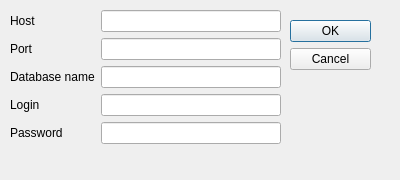
<?xml version="1.0" encoding="UTF-8"?>
<ui version="4.0">
 <class>Dialog</class>
 <widget class="QDialog" name="Dialog">
  <property name="geometry">
   <rect>
    <x>0</x>
    <y>0</y>
    <width>400</width>
    <height>180</height>
   </rect>
  </property>
  <property name="windowTitle">
   <string>Dialog</string>
  </property>
  <widget class="QDialogButtonBox" name="buttonBox">
   <property name="geometry">
    <rect>
     <x>290</x>
     <y>20</y>
     <width>81</width>
     <height>241</height>
    </rect>
   </property>
   <property name="orientation">
    <enum>Qt::Vertical</enum>
   </property>
   <property name="standardButtons">
    <set>QDialogButtonBox::Cancel|QDialogButtonBox::Ok</set>
   </property>
  </widget>
  <widget class="QWidget" name="layoutWidget">
   <property name="geometry">
    <rect>
     <x>10</x>
     <y>10</y>
     <width>271</width>
     <height>162</height>
    </rect>
   </property>
   <layout class="QFormLayout" name="formLayout">
    <item row="1" column="0">
     <widget class="QLabel" name="HostLabel">
      <property name="text">
       <string>Host</string>
      </property>
     </widget>
    </item>
    <item row="2" column="0">
     <widget class="QLabel" name="PortLabel">
      <property name="text">
       <string>Port</string>
      </property>
     </widget>
    </item>
    <item row="2" column="1">
     <widget class="QLineEdit" name="PortLineEdit"/>
    </item>
    <item row="3" column="0">
     <widget class="QLabel" name="DBLabel">
      <property name="text">
       <string>Database name</string>
      </property>
     </widget>
    </item>
    <item row="3" column="1">
     <widget class="QLineEdit" name="DBLineEdit"/>
    </item>
    <item row="5" column="0">
     <widget class="QLabel" name="LoginLabel">
      <property name="text">
       <string>Login</string>
      </property>
     </widget>
    </item>
    <item row="5" column="1">
     <widget class="QLineEdit" name="LoginLineEdit"/>
    </item>
    <item row="6" column="0">
     <widget class="QLabel" name="PasswordLabel">
      <property name="text">
       <string>Password</string>
      </property>
     </widget>
    </item>
    <item row="6" column="1">
     <widget class="QLineEdit" name="PasswordLineEdit">
      <property name="echoMode">
       <enum>QLineEdit::Password</enum>
      </property>
     </widget>
    </item>
    <item row="1" column="1">
     <widget class="QLineEdit" name="HostLineEdit">
      <property name="text">
       <string/>
      </property>
      <property name="echoMode">
       <enum>QLineEdit::Normal</enum>
      </property>
     </widget>
    </item>
   </layout>
  </widget>
 </widget>
 <resources/>
 <connections>
  <connection>
   <sender>buttonBox</sender>
   <signal>accepted()</signal>
   <receiver>Dialog</receiver>
   <slot>accept()</slot>
   <hints>
    <hint type="sourcelabel">
     <x>248</x>
     <y>254</y>
    </hint>
    <hint type="destinationlabel">
     <x>157</x>
     <y>274</y>
    </hint>
   </hints>
  </connection>
  <connection>
   <sender>buttonBox</sender>
   <signal>rejected()</signal>
   <receiver>Dialog</receiver>
   <slot>reject()</slot>
   <hints>
    <hint type="sourcelabel">
     <x>316</x>
     <y>260</y>
    </hint>
    <hint type="destinationlabel">
     <x>286</x>
     <y>274</y>
    </hint>
   </hints>
  </connection>
 </connections>
</ui>
